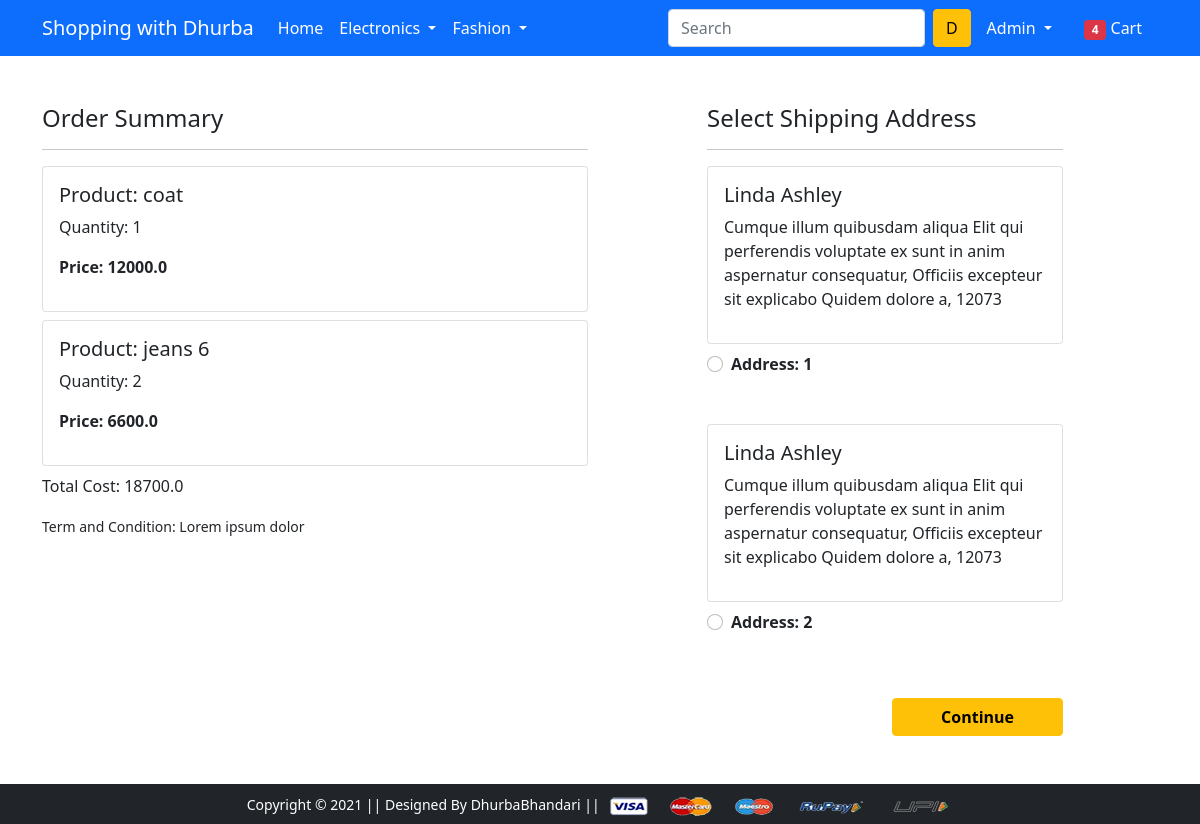
The page /checkout/ (signed in) on the database its author committed.
### shop_app/models.py (models this page shows, shortened)
class Cart(models.Model):
    user=models.ForeignKey(User,on_delete=models.CASCADE,db_constraint=False)
    product=models.ForeignKey(Product,on_delete=models.CASCADE,db_constraint=False)
    quantity=models.PositiveIntegerField(default=1)
    @property
    def total_cost(self):
        return self.quantity * self.product.discounted_price

class Product(models.Model):
    title=models.CharField(max_length=100)
    selling_price=models.FloatField()
    discounted_price=models.FloatField()
    description=models.TextField()
    brand=models.CharField(max_length=100)
    category=models.CharField(choices=CATEGORY_CHOICES,max_length=2)
    product_image=models.ImageField(upload_to='productimg')

class Customer(models.Model):
    user=models.ForeignKey(User,on_delete=models.CASCADE,db_constraint=False)
    name=models.CharField(max_length=200)
    locality=models.CharField(max_length=200)
    city=models.CharField(max_length=50)
    zipcode=models.PositiveIntegerField()
    state=models.CharField(choices=STATE_CHOICES,max_length=50)

### shop_app/views.py (the view)
# urls.py: path('checkout/', views.checkout, name='checkout'),
@login_required
def checkout(request):
    user=request.user
    addrs=Customer.objects.filter(user=user)
    carts=Cart.objects.filter(user=user)
    amount=0.0
    shipping_amount=100
    total_amount=0.0
    for cart in carts:
        temp_amount=cart.quantity*cart.product.discounted_price
        amount+=temp_amount
    total_amount=amount+shipping_amount
    context={
        'addrs':addrs,
        'carts':carts,
        'total_amount':total_amount
    }
    return render(request, 'app/checkout.html',context)

### shop_app/templates/app/checkout.html (shortened to what this page needs)
{% extends 'app/base.html' %}
{% load static %}
{% block main-content %}
<div class="container">
  <div class="row mt-5">
    <div class="col-sm-6">
      <h4>Order Summary</h4>
      <hr>
      {% for cart in carts %}
      <div class="card mb-2">
        <div class="card-body">
          <h5>Product: {{cart.product.title}}</h5>
          <p>Quantity: {{cart.quantity}}</p>
          <p class="fw-bold">Price: {{cart.total_cost}}</p>
        </div>
      </div>
      {% endfor %}
      <p>Total Cost: {{total_amount}}</p>
      <small>Term and Condition: Lorem ipsum dolor </small>
    </div>
    <div class="col-sm-4 offset-sm-1">
      <h4>Select Shipping Address</h4>
      <hr>
      {% for a in addrs %}
      <form action="{% url 'paymentdone' %}">
        <div class="card">
          <div class="card-body">
            <h5>{{a.name}}</h5>
            <p>{{a.locality}}, {{a.city}}, {{a.zipcode}}</p>
          </div>
        </div>
        <div class="form-check mt-2 mb-5">
          <input class="form-check-input" type="radio" name="custid" id="custadd{{forloop.counter}}" value="{{a.id}}">
          <label class="form-check-label fw-bold" for="">
            Address: {{forloop.counter}}</label>
        </div>
        {% endfor %}
        <div class="text-end">
          <button type="submit" class="btn btn-warning mt-3 px-5 fw-bold">Continue</button>
        </div>
      </form>
    </div>
  </div>
</div>
{% endblock main-content %}

### shop_app/templates/app/base.html (shortened to what this page needs)
<!doctype html>
{% load static %}
<html lang="en">
<head>
  <link href="https://cdn.jsdelivr.net/npm/bootstrap@5.0.0-beta1/dist/css/bootstrap.min.css" rel="stylesheet"
>
  <link rel="stylesheet" href="{% static 'app/css/owl.carousel.min.css' %}">
  <link rel="stylesheet" href="{% static 'app/css/all.min.css' %}">
  <link rel="stylesheet" href="{% static 'app/css/style.css' %}">
</head>
<body>
  <nav class="navbar navbar-expand-lg navbar-dark bg-primary">
    <div class="container">
      <a class="navbar-brand" href="/">Shopping with Dhurba</a>
      <div class="collapse navbar-collapse" id="navbarSupportedContent">
        <ul class="navbar-nav me-auto mb-2 mb-lg-0">
          <li class="nav-item">
            <a class="nav-link active" aria-current="page" href="/">Home</a>
          </li>
          <li class="nav-item dropdown">
            <a class="nav-link dropdown-toggle text-white" href="#" id="electronicsDropdown" role="button"
              data-bs-toggle="dropdown" aria-expanded="false">
              Electronics
            </a>
          </li>
          <li class="nav-item dropdown">
            <a class="nav-link dropdown-toggle text-white" href="#" id="fashionDropdown" role="button"
              data-bs-toggle="dropdown" aria-expanded="false">
              Fashion
            </a>
          </li>
        </ul>
        <form class="d-flex">
          <input class="form-control me-2" type="search" placeholder="Search" aria-label="Search">
          <button class="btn btn-warning" type="submit">D</button>
        </form>
        <div>
          <ul class="navbar-nav me-auto mb-2 mb-lg-0">
            {% if request.user.is_authenticated %}
            <li class="nav-item dropdown mx-2">
              <a class="nav-link dropdown-toggle text-white" href="#" id="profileDropdown" role="button"
                data-bs-toggle="dropdown" aria-expanded="false">
                {{request.user.username|capfirst}}
              </a>
            </li>
            <li class="nav-item mx-2">
              <a href="{% url 'showcart' %}" class="nav-link text-white"><span class="badge bg-danger">4</span> Cart
              </a>
            </li>
            {% endif %}
          </ul>
        </div>
      </div>
    </div>
  </nav>
  {% block main-content %} {% endblock main-content %}
  <footer class="container-fluid bg-dark text-center p-2 mt-5">
    <small class="text-white">Copyright &copy; 2021 || Designed By DhurbaBhandari || </small>
    <img src="{% static 'app/images/payment.png' %}" alt="" srcset="" class="img-fluid" height="2px">
  </footer>
</body>
</html>

### rows shown on the page
Cart: product "coat", quantity "1", total_cost "12000.0"
Cart: product "jeans 6", quantity "2", total_cost "6600.0"
Customer: name "Linda Ashley", locality "Cumque illum quibusdam aliqua Elit qui perferendis voluptate ex sunt in anim aspernatur consequatur", city "Officiis excepteur sit explicabo Quidem dolore a", zipcode "12073"
Customer: name "Linda Ashley", locality "Cumque illum quibusdam aliqua Elit qui perferendis voluptate ex sunt in anim aspernatur consequatur", city "Officiis excepteur sit explicabo Quidem dolore a", zipcode "12073"

### other values the page prints
{{ request.user.username|capfirst }} "Admin"
{{ total_amount }} "18700.0"
